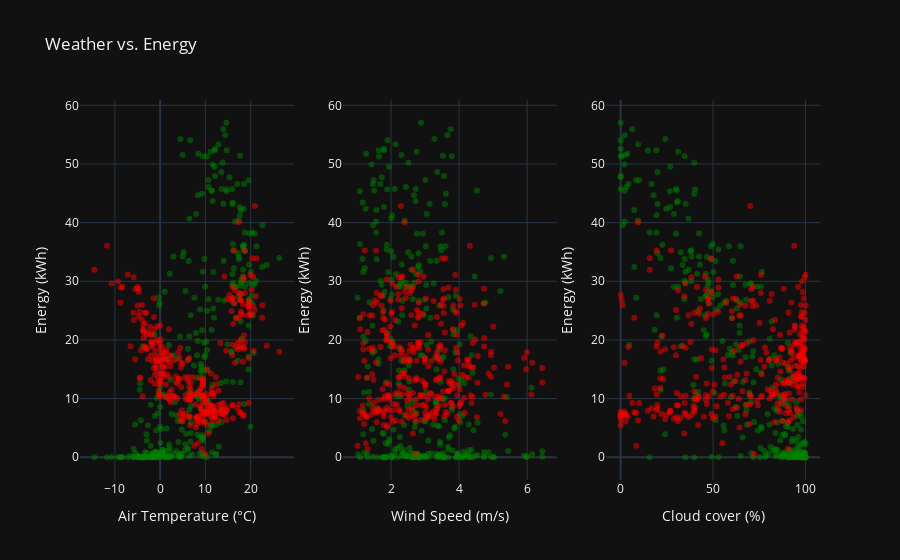

Notebook cell for this chart:
### Code cell
# Weather data daily averages
weather_average = df_w.groupby(df_w['Date'])[['air_temperature', 'wind_speed', 'cloud_cover']].mean()

# Figure with subplots
fig12 = make_subplots(rows=1, cols=3, subplot_titles=("Air Temperature vs. Energy", "Wind Speed vs. Energy", "Cloud cover vs. Energy"))

# Plot air temperature vs. energy generation/consumption
fig12.add_trace(go.Scatter(x=weather_average['air_temperature'], y=generation_daily, mode='markers', name='Generation', marker=dict(color='green', opacity=0.5)), row=1, col=1)
fig12.add_trace(go.Scatter(x=weather_average['air_temperature'], y=consumption_daily, mode='markers', name='Consumption', marker=dict(color='red', opacity=0.5)), row=1, col=1)
fig12.update_xaxes(title_text="Air Temperature (°C)", row=1, col=1)
fig12.update_yaxes(title_text="Energy (kWh)", row=1, col=1)

# Plot wind speed vs. energy generation/consumption
fig12.add_trace(go.Scatter(x=weather_average['wind_speed'], y=generation_daily, mode='markers', name='Generation', marker=dict(color='green', opacity=0.5)), row=1, col=2)
fig12.add_trace(go.Scatter(x=weather_average['wind_speed'], y=consumption_daily, mode='markers', name='Consumption', marker=dict(color='red', opacity=0.5)), row=1, col=2)
fig12.update_xaxes(title_text="Wind Speed (m/s)", row=1, col=2)
fig12.update_yaxes(title_text="Energy (kWh)", row=1, col=2)

# Plot cloud cover vs. energy generation/consumption
fig12.add_trace(go.Scatter(x=weather_average['cloud_cover'], y=generation_daily, mode='markers', name='Generation', marker=dict(color='green', opacity=0.5)), row=1, col=3)
fig12.add_trace(go.Scatter(x=weather_average['cloud_cover'], y=consumption_daily, mode='markers', name='Consumption', marker=dict(color='red', opacity=0.5)), row=1, col=3)
fig12.update_xaxes(title_text="Cloud cover (%)", row=1, col=3)
fig12.update_yaxes(title_text="Energy (kWh)", row=1, col=3)

# Reference data source
annotation = go.layout.Annotation(
    text='Source: Ignitis 2023',
    xref='paper', yref='paper',
    x=0, y=-0.25,
    showarrow=False,
    font=dict(size=10, color='grey')
)
fig12.layout.annotations = [annotation]

fig12.update_layout(title="Weather vs. Energy", showlegend=False, template='plotly_dark')
fig12.show()

### Figure 1 — Plotly figure (JSON) as saved in the notebook; plotly's stock layout.template omitted (floating-point values rounded to 4 significant figures; data arrays with more than 128 entries replaced by an {"elided": "..."} marker saying what was removed)
{"data": [{"marker": {"color": "green", "opacity": 0.5}, "mode": "markers", "name": "Generation", "type": "scatter", "x": {"elided": "328 float values"}, "xaxis": "x", "y": {"elided": "328 float values"}, "yaxis": "y"}, {"marker": {"color": "red", "opacity": 0.5}, "mode": "markers", "name": "Consumption", "type": "scatter", "x": {"elided": "328 float values"}, "xaxis": "x", "y": {"elided": "328 float values"}, "yaxis": "y"}, {"marker": {"color": "green", "opacity": 0.5}, "mode": "markers", "name": "Generation", "type": "scatter", "x": {"elided": "328 float values"}, "xaxis": "x2", "y": {"elided": "328 float values"}, "yaxis": "y2"}, {"marker": {"color": "red", "opacity": 0.5}, "mode": "markers", "name": "Consumption", "type": "scatter", "x": {"elided": "328 float values"}, "xaxis": "x2", "y": {"elided": "328 float values"}, "yaxis": "y2"}, {"marker": {"color": "green", "opacity": 0.5}, "mode": "markers", "name": "Generation", "type": "scatter", "x": {"elided": "328 float values"}, "xaxis": "x3", "y": {"elided": "328 float values"}, "yaxis": "y3"}, {"marker": {"color": "red", "opacity": 0.5}, "mode": "markers", "name": "Consumption", "type": "scatter", "x": {"elided": "328 float values"}, "xaxis": "x3", "y": {"elided": "328 float values"}, "yaxis": "y3"}], "layout": {"annotations": [{"font": {"color": "grey", "size": 10}, "showarrow": false, "text": "Source: Ignitis 2023", "x": 0, "xref": "paper", "y": -0.25, "yref": "paper"}], "showlegend": false, "title": {"text": "Weather vs. Energy"}, "xaxis": {"anchor": "y", "domain": [0, 0.2889], "title": {"text": "Air Temperature (°C)"}}, "xaxis2": {"anchor": "y2", "domain": [0.3556, 0.6444], "title": {"text": "Wind Speed (m/s)"}}, "xaxis3": {"anchor": "y3", "domain": [0.7111, 1], "title": {"text": "Cloud cover (%)"}}, "yaxis": {"anchor": "x", "domain": [0, 1], "title": {"text": "Energy (kWh)"}}, "yaxis2": {"anchor": "x2", "domain": [0, 1], "title": {"text": "Energy (kWh)"}}, "yaxis3": {"anchor": "x3", "domain": [0, 1], "title": {"text": "Energy (kWh)"}}}}
